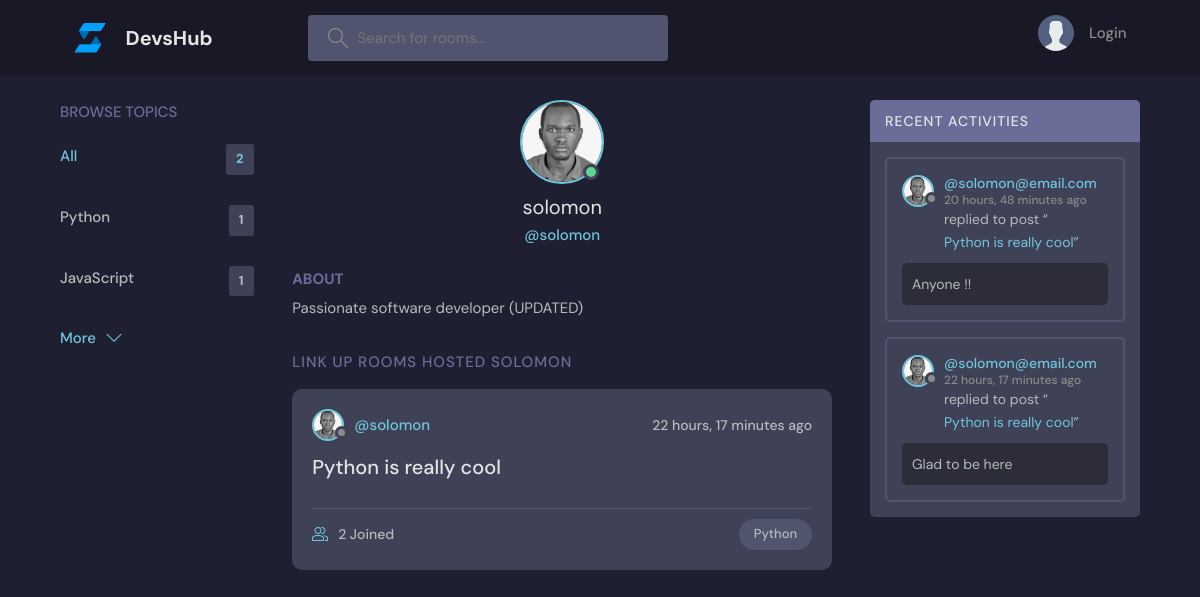
Page /profile/1/ on the committed database.
### base/models.py (models this page shows, shortened)
class Topic(models.Model):
    name = models.CharField(max_length=200)

class User(AbstractUser):
    name = models.CharField(max_length=200, null=True)
    email = models.EmailField(unique=True, null=True)
    bio = models.TextField(null=True)
    avatar = models.ImageField(null=True, default='avatar.svg')
    USERNAME_FIELD = 'email'
    REQUIRED_FIELDS = []

class Room(models.Model):
    host = models.ForeignKey(User, models.SET_NULL, null=True)
    topic = models.ForeignKey(Topic, models.SET_NULL, null=True)
    name = models.CharField(max_length=200)
    description = models.TextField(null=True, blank=True)
    participants = models.ManyToManyField(User, related_name='participants', blank=True)
    updated = models.DateTimeField(auto_now=True)
    created = models.DateTimeField(auto_now_add=True)
    class Meta:
        ordering = ['-updated', '-created']  #Returns the most recent
    def __str__(self):
        return self.name

class Message(models.Model):
    user = models.ForeignKey(User, on_delete=models.CASCADE)
    room = models.ForeignKey(Room, on_delete=models.CASCADE)
    body = models.TextField()
    updated = models.DateTimeField(auto_now=True)
    created = models.DateTimeField(auto_now_add=True)
    class Meta:
        ordering = ['-updated', '-created']
    def __str__(self):
        return self.body[0:50]

### base/views.py (the view)
# urls.py: path('profile/<str:pk>/', views.userProfile, name='user-profile'),
def userProfile(request, pk):
    user = User.objects.get(id=pk)
    rooms = user.room_set.all()
    room_messages = user.message_set.all()
    topics = Topic.objects.all()
    context = {'user': user, 'rooms':rooms, 'room_messages':room_messages, 'topics':topics}
    return render(request, 'base/profile.html', context)

### base/templates/base/profile.html (shortened to what this page needs)
{% extends 'main.html' %}
{% block content %}
  <main class="profile-page layout layout--3">
    <div class="container">
      {% include 'base/topics_component.html' %}
      <div class="roomList">
        <div class="profile">
          <div class="profile__avatar">
            <div class="avatar avatar--large active">
              <img src="{{user.avatar.url}}" />
            </div>
          </div>
          <div class="profile__info">
            <h3>{{user.username}}</h3>
            <p>@{{user.username}}</p>
          </div>
          <div class="profile__about">
            <h3>About</h3>
            <p>
              {{user.bio}}
            </p>
          </div>
        </div>
        <div class="roomList__header">
          <div>
            <h2>Link up Rooms Hosted {{user.username}}</a>
            </h2>
          </div>
        </div>
         {% include 'base/feed_component.html' %}
      </div>
      {% include 'base/activity_component.html' %}
    </div>
  </main>
{% endblock content %}

### templates/main.html (shortened to what this page needs)
<!DOCTYPE html>
{% load static %}
<html lang="en">
  <head>
    <link rel="stylesheet" href="{% static 'styles/style.css' %}" />
    <link rel="stylesheet" href="{% static 'styles/main.css' %}" />
  </head>
  <body>
    {% include 'navbar.html' %}
    {% block content %}
    {% endblock content %}
  </body>
</html>

### templates/navbar.html (shortened to what this page needs)
 {% load static %}
 <header class="header header--loggedIn">
      <div class="container">
        <a href="{% url 'home' %}" class="header__logo">
          <img src="{% static 'images/logo.png' %}" />
          <h1>DevsHub</h1>
        </a>
        <form method="GET" action="{% url 'home' %}" class="header__search">
          <label>
            <input name="q" placeholder="Search for rooms..." />
          </label>
        </form>
        <nav class="header__menu">
            {% if request.user.is_authenticated %}
          <div class="header__user">
            <a href="{% url 'user-profile' request.user.id %}">
              <div class="avatar avatar--medium active">
                <img src="{{request.user.avatar.url}}" />
              </div>
              <p>{{request.user.username}} <span>@{{request.user.username}}</span></p>
            </a>
            <button class="dropdown-button">
              <svg
                version="1.1"
                xmlns="http://www.w3.org/2000/svg"
                width="32"
                height="32"
                viewBox="0 0 32 32"
              >
                <title>More-Options</title>
                <path d="M16 21l-13-13h-3l16 16 16-16h-3l-13 13z"></path>
              </svg>
            </button>
          </div>
          {% else %}
          <a href="{% url 'login' %}">
            <img src="{% static 'images/avatar.svg' %}" />
            <p>Login</p>
          </a>
          {% endif %}
        </nav>
      </div>
    </header>

### base/templates/base/topics_component.html
<div class="topics">
      <div class="topics__header">
        <h2>Browse Topics</h2>
      </div>
      <ul class="topics__list">
        <li>
          <a href="{% url 'home' %}" class="active">All <span>{{topics.count}}</span></a>
        </li>
        {% for topic in topics %}
        <li>
          <a href="{% url 'home' %}?q={{topic.name}}">{{topic.name}} <span>{{topic.room_set.all.count}}</span></a>
        </li>
        {% endfor %}
      </ul>
      <a class="btn btn--link" href="{% url 'topics' %}">
        More
        <svg
          version="1.1"
          xmlns="http://www.w3.org/2000/svg"
          width="32"
          height="32"
          viewBox="0 0 32 32"
        >
          <title>More-Options</title>
          <path d="M16 21l-13-13h-3l16 16 16-16h-3l-13 13z"></path>
        </svg>
      </a>
    </div>

### base/templates/base/feed_component.html (shortened to what this page needs)
{% for room in rooms %}
<div class="roomListRoom">
  <div class="roomListRoom__header">
    <a href="{% url 'user-profile' room.host.id %}" class="roomListRoom__author">
      <div class="avatar avatar--small">
        <img src="{{room.host.avatar.url}}" />
      </div>
      <span>@{{room.host.username}}</span>
    </a>
    <div class="roomListRoom__actions">
      <span>{{room.created|timesince}} ago</span>
    </div>
  </div>
  <div class="roomListRoom__content">
    <a href="{% url 'room' room.id %}">{{room.name}}</a>
  </div>
  <div class="roomListRoom__meta">
    <a href="{% url 'room' room.id %}" class="roomListRoom__joined">
      {{room.participants.all.count}} Joined
    </a>
    <p class="roomListRoom__topic">{{room.topic.name}}</p>
  </div>
</div>
{% endfor %}

### base/templates/base/activity_component.html (shortened to what this page needs)
 <div class="activities">
      <div class="activities__header">
        <h2>Recent Activities</h2>
      </div>
      {% for message in room_messages %}
      <div class="activities__box">
        <div class="activities__boxHeader roomListRoom__header">
          <a href="{% url 'user-profile' message.user.id %} " class="roomListRoom__author">
            <div class="avatar avatar--small">
              <img src="{{message.user.avatar.url}}" />
            </div>
            <p>
              @{{ message.user }}
              <span>{{message.created|timesince}} ago</span>
            </p>
          </a>
        </div>
        <div class="activities__boxContent">
          <p>
            replied to post “<a href="{% url 'room' message.room.id %}">{{message.room}}</a
            >”
          </p>
          <div class="activities__boxRoomContent">
            {{message}}
          </div>
        </div>
      </div>
      {% endfor %}
    </div>

### static/styles/main.css (style rules this page uses)
body { background-color: #1f1f32; }
.header { background-color: #181827; }

### rows in the picture
Topic: name "Python", room_set.all.count "1"
Topic: name "JavaScript", room_set.all.count "1"
User: avatar (picture), username "solomon", bio "Passionate software developer (UPDATED)", username "SOLOMON"
Room: host.avatar (picture), host.username "solomon", created "22 hours, 17 minutes", name "Python is really cool", participants.all.count "2", topic.name "Python"
Message: user.avatar (picture), user "solomon@email.com", created "20 hours, 48 minutes", room "Python is really cool", body "Anyone !!"
Message: user.avatar (picture), user "solomon@email.com", created "22 hours, 17 minutes", room "Python is really cool", body "Glad to be here"

### other values in the picture
{{ topics.count }} "2"
